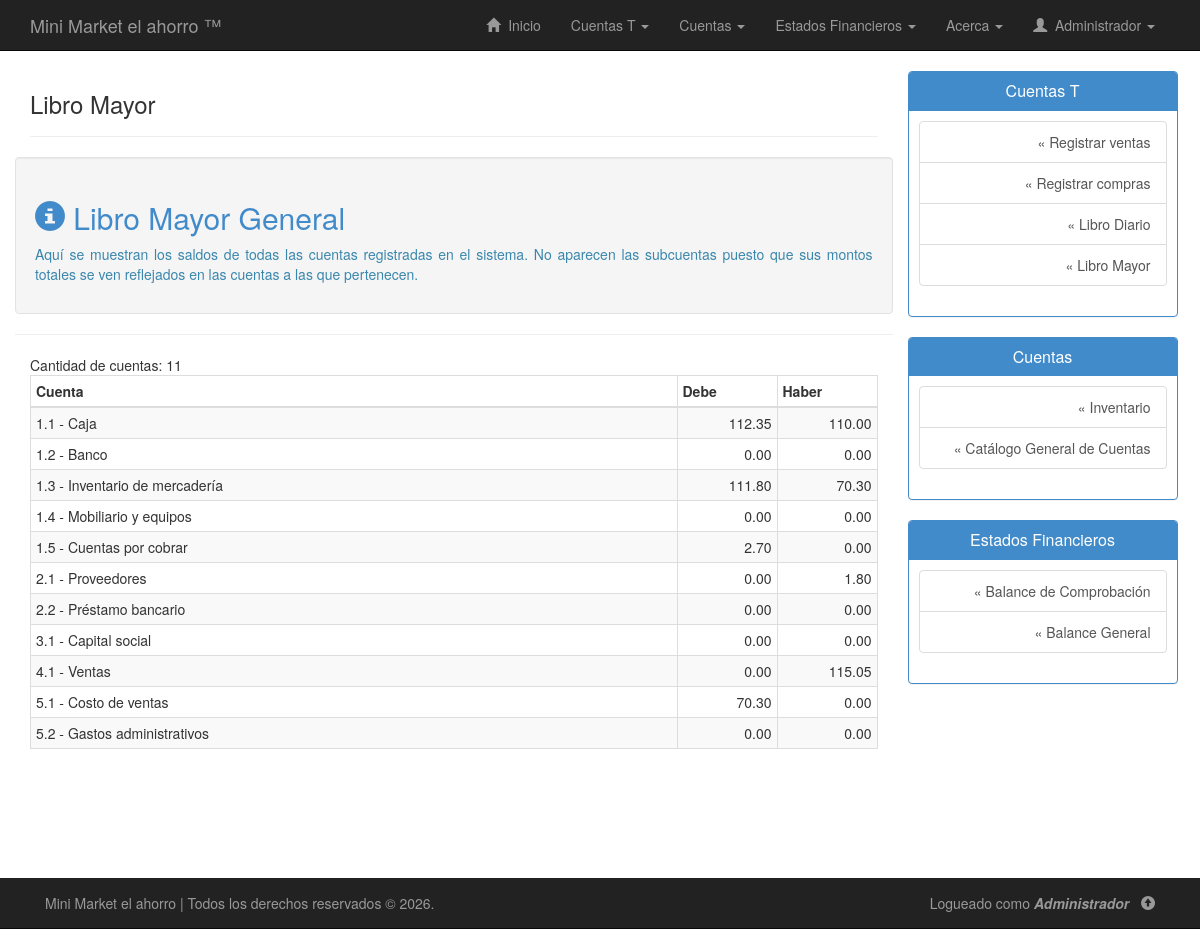
Before: /php/mayor.php (signed in) with the older database file.
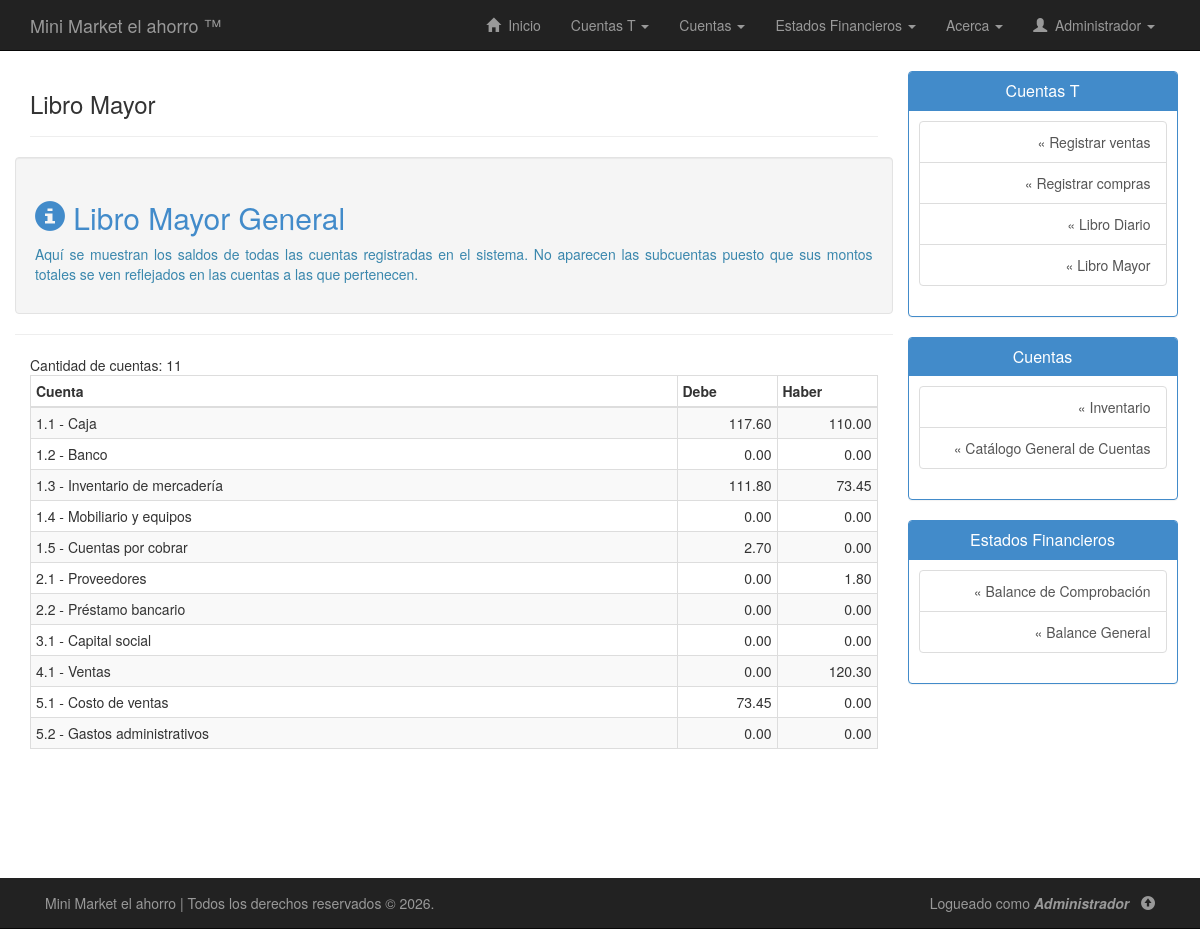
After: the same page with the newer database file.
### tables this page shows
CREATE TABLE `cuentas` (
  `codigo_cuenta` varchar(20) NOT NULL,
  `subgrupo` varchar(20) DEFAULT NULL,
  `nombre_cuenta` varchar(50) NOT NULL,
  `tiene_subcuenta` enum('Si','No') NOT NULL,
  `descripcion_cuenta` varchar(255) DEFAULT NULL,
  `saldo_debe` double NOT NULL,
  `saldo_haber` double NOT NULL
);

### php/mayor.php (the view, shortened to what this page needs)
<!DOCTYPE html>
<html lang="es">
<head>
	<link rel="stylesheet" type="text/css" href="../css/bootstrap.min.css"/>
	<link rel="stylesheet" type="text/css" href="../css/estilos.css"/>
</head>
<body>
	<?php include("nav.php"); ?>
	<div class="container" id="contenido">
		<div class="row row-offcanvas row-offcanvas-right">
			<div class="col-xs-12 col-sm-9">
				<div class="page-header">
        			<h3>Libro Mayor</h3>
        		</div>
        		<div class="row">
                    <div class="col-lg-12 well">
                        <h2 class="text-primary"><span class="glyphicon glyphicon-info-sign"></span> Libro Mayor General</h2>
                        <p align="justify" class="text-info">
                            Aquí se muestran los saldos de todas las cuentas registradas en el sistema. No aparecen las subcuentas puesto que sus montos totales se ven reflejados en las cuentas a las que pertenecen.
                        </p>
                    </div>
                    <hr>
        			<div class="col-lg-12">
        				<table class="table table-condensed table-bordered table-striped">
        					<thead>
        						<tr>
        							<th>Cuenta</th>
        							<th width="100">Debe</th>
        							<th width="100">Haber</th>
        						</tr>
        					</thead>
        					<tbody>
        						<?php
        						$sql = "SELECT * FROM cuentas";
$ejecutar_consulta = $conexion->query($sql);
while($regs = $ejecutar_consulta->fetch_assoc()){
    echo "<tr>";
    echo "<td>".$regs["codigo_cuenta"]." - ".utf8_encode($regs["nombre_cuenta"])."</td>";
    echo "<td align='right'>".number_format($regs["saldo_debe"],2)."</td>";
    echo "<td align='right'>".number_format($regs["saldo_haber"],2)."</td>";
    echo "</tr>";
}
        						?>
        					</tbody>
        				</table>
        			</div>
        		</div>
        	</div>
        	<?php include("sidebar.php"); ?>
        </div>
    </div>
	<?php include("footer.php"); ?>
</body>
</html>

Changed rows visible on the page:
changed cuentas "Caja": saldo_debe "112.35" → "117.60"
changed cuentas "Inventario de mercadería": saldo_haber "70.30" → "73.45"
changed cuentas "Ventas": saldo_haber "115.05" → "120.30"
changed cuentas "Costo de ventas": saldo_debe "70.30" → "73.45"
